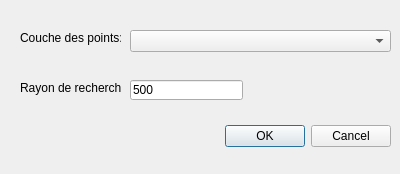
<?xml version="1.0" encoding="UTF-8"?>
<ui version="4.0">
 <class>Dialog</class>
 <widget class="QDialog" name="Dialog">
  <property name="geometry">
   <rect>
    <x>0</x>
    <y>0</y>
    <width>400</width>
    <height>174</height>
   </rect>
  </property>
  <property name="windowTitle">
   <string>Connecter points</string>
  </property>
  <widget class="QDialogButtonBox" name="buttonBox">
   <property name="geometry">
    <rect>
     <x>50</x>
     <y>120</y>
     <width>341</width>
     <height>32</height>
    </rect>
   </property>
   <property name="orientation">
    <enum>Qt::Horizontal</enum>
   </property>
   <property name="standardButtons">
    <set>QDialogButtonBox::Cancel|QDialogButtonBox::Ok</set>
   </property>
  </widget>
  <widget class="QComboBox" name="comboBox">
   <property name="geometry">
    <rect>
     <x>130</x>
     <y>30</y>
     <width>261</width>
     <height>22</height>
    </rect>
   </property>
  </widget>
  <widget class="QLineEdit" name="lineEdit">
   <property name="geometry">
    <rect>
     <x>130</x>
     <y>80</y>
     <width>113</width>
     <height>20</height>
    </rect>
   </property>
   <property name="text">
    <string>500</string>
   </property>
  </widget>
  <widget class="QLabel" name="label">
   <property name="geometry">
    <rect>
     <x>20</x>
     <y>30</y>
     <width>101</width>
     <height>16</height>
    </rect>
   </property>
   <property name="text">
    <string>Couche des points:</string>
   </property>
  </widget>
  <widget class="QLabel" name="label_2">
   <property name="geometry">
    <rect>
     <x>20</x>
     <y>80</y>
     <width>101</width>
     <height>16</height>
    </rect>
   </property>
   <property name="text">
    <string>Rayon de recherche:</string>
   </property>
  </widget>
 </widget>
 <resources/>
 <connections>
  <connection>
   <sender>buttonBox</sender>
   <signal>accepted()</signal>
   <receiver>Dialog</receiver>
   <slot>accept()</slot>
   <hints>
    <hint type="sourcelabel">
     <x>248</x>
     <y>254</y>
    </hint>
    <hint type="destinationlabel">
     <x>157</x>
     <y>274</y>
    </hint>
   </hints>
  </connection>
  <connection>
   <sender>buttonBox</sender>
   <signal>rejected()</signal>
   <receiver>Dialog</receiver>
   <slot>reject()</slot>
   <hints>
    <hint type="sourcelabel">
     <x>316</x>
     <y>260</y>
    </hint>
    <hint type="destinationlabel">
     <x>286</x>
     <y>274</y>
    </hint>
   </hints>
  </connection>
 </connections>
</ui>
